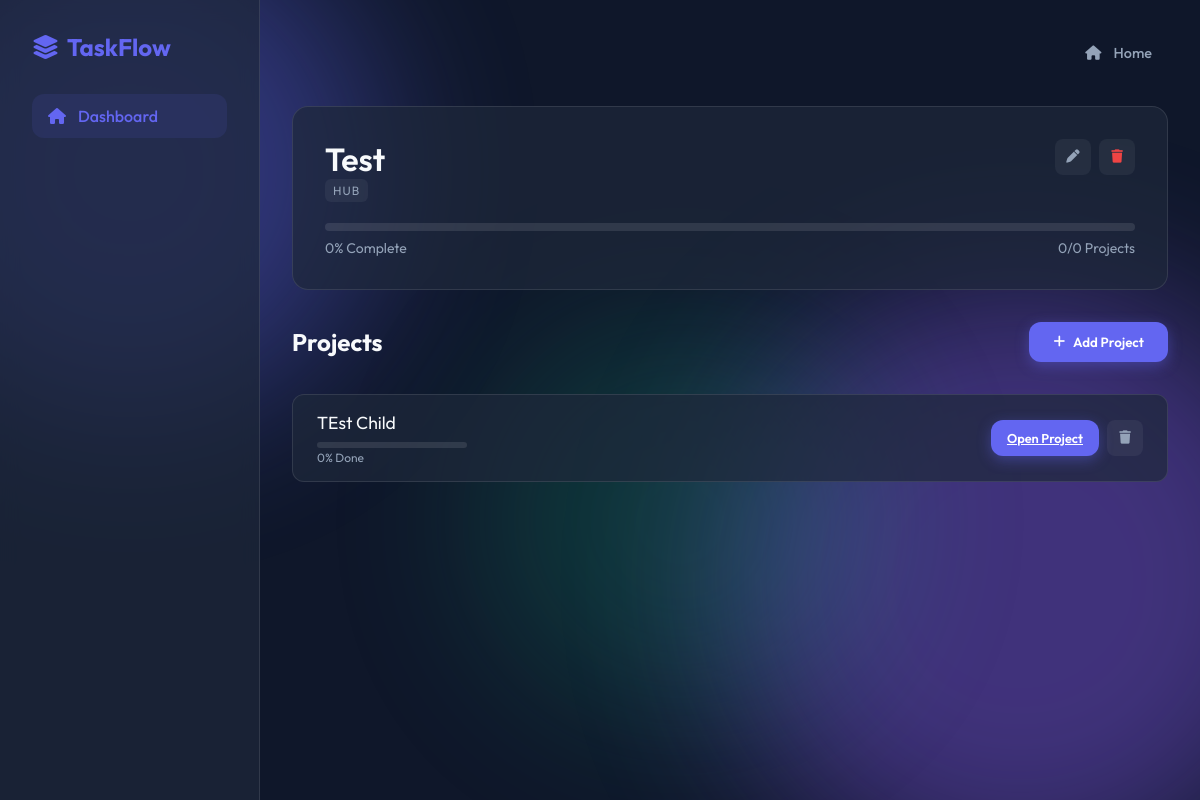
/list/5, run on the app's committed database.
### models.py (models this page shows, shortened)
class TodoList(db.Model):
    id = db.Column(db.Integer, primary_key=True)
    title = db.Column(db.String(100), nullable=False)
    type = db.Column(db.String(20), default='list') # 'hub' or 'list'
    created_at = db.Column(db.DateTime, default=datetime.utcnow)
    items = db.relationship('TodoItem', backref='list', lazy=True, cascade="all, delete-orphan", foreign_keys='TodoItem.list_id')
    def get_progress(self):
        total = len(self.items)
        if total == 0:
            return 0
        done = sum(1 for item in self.items if item.status == 'done')
        return int((done / total) * 100)

class TodoItem(db.Model):
    id = db.Column(db.Integer, primary_key=True)
    list_id = db.Column(db.Integer, db.ForeignKey('todo_list.id'), nullable=False)
    content = db.Column(db.String(200), nullable=False)
    description = db.Column(db.Text, nullable=True)
    notes = db.Column(db.Text, nullable=True)
    status = db.Column(db.String(20), default='not_started') # 'not_started', 'in_progress', 'done'
    linked_list_id = db.Column(db.Integer, db.ForeignKey('todo_list.id'), nullable=True)
    linked_list = db.relationship('TodoList', foreign_keys=[linked_list_id], post_update=True)

### app.py (the view)
@app.route('/list/<int:list_id>')
def list_view(list_id):
    todo_list = TodoList.query.get_or_404(list_id)
    parent_item = TodoItem.query.filter_by(linked_list_id=list_id).first()
    parent_list = parent_item.list if parent_item else None
    return render_template('list_view.html', todo_list=todo_list, parent_list=parent_list)

### templates/list_view.html (shortened to what this page needs)
{% extends 'base.html' %}
{% block content %}
<div class="nav-links" style="margin-bottom: 1rem; display: flex; align-items: center;">
    <a href="/" class="back-link" style="margin-left: auto;"><i class="fa-solid fa-house"></i> Home</a>
</div>
<div class="list-header">
    <div class="card-header">
        <div>
            <h1 id="list-title-display">{{ todo_list.title }}</h1>
            <span class="card-type">{{ todo_list.type }}</span>
        </div>
        <div class="task-actions">
            <button class="btn-icon" onclick="openEditListModal()"><i class="fa-solid fa-pen"></i></button>
            <button class="btn-icon" style="color: var(--danger-color);" onclick="deleteList({{ todo_list.id }})"><i
                    class="fa-solid fa-trash"></i></button>
        </div>
    </div>
    {% if todo_list.type == 'hub' %}
    <div class="progress-container" style="margin-top: 1.5rem;">
    </div>
    <div class="progress-text">
        <span id="progress-percent">0% Complete</span>
        <span id="progress-count">0/0 Projects</span>
    </div>
    {% endif %}
</div>
<div style="margin-bottom: 2rem; display: flex; justify-content: space-between; align-items: center;">
    <h2>{{ 'Projects' if todo_list.type == 'hub' else 'Tasks' }}</h2>
    <button class="btn btn-primary" onclick="openAddItemModal()">
        <i class="fa-solid fa-plus"></i> Add {{ 'Project' if todo_list.type == 'hub' else 'Task' }}
    </button>
</div>
<div class="task-list" id="items-container">
    {% for item in todo_list.items %}
    <div class="task-item {{ 'done' if item.status == 'done' else '' }}" id="item-{{ item.id }}">
        <div class="task-content">
            <div style="flex: 1;">
                <div class="task-text">{{ item.content }}</div>
                {% if todo_list.type == 'hub' and item.linked_list %}
                <div class="progress-container" style="height: 6px; margin-top: 0.5rem; width: 150px;">
                </div>
                <div style="font-size: 0.75rem; color: var(--text-muted); margin-top: 2px;">
                    {{ item.linked_list.get_progress() }}% Done
                </div>
                {% endif %}
            </div>
        </div>
        <div class="task-actions">
            {% if todo_list.type == 'hub' and item.linked_list_id %}
            <a href="/list/{{ item.linked_list_id }}" class="btn btn-primary"
                style="padding: 0.5rem 1rem; font-size: 0.8rem;">
                Open Project
            </a>
            {% endif %}
            <button class="btn-icon" onclick="deleteItem({{ item.id }})"><i class="fa-solid fa-trash"></i></button>
        </div>
    </div>
    {% endfor %}
</div>
{% endblock %}

### static/style.css (style rules this page uses)
:root { --bg-color: #0f172a; --text-color: #f8fafc; --text-muted: #94a3b8; --primary-color: #6366f1; --primary-hover: #4f46e5; --secondary-color: #1e293b; --accent-color: #8b5cf6; --success-color: #10b981; --warning-color: #f59e0b; --danger-color: #ef4444; --glass-bg: rgba(30, 41, 59, 0.7); --glass-border: rgba(255, 255, 255, 0.1); --card-radius: 16px; --transition: all 0.3s ease; }
* { margin: 0; padding: 0; box-sizing: border-box; font-family: 'Outfit', sans-serif; }
body { background-color: var(--bg-color); color: var(--text-color); min-height: 100vh; overflow-x: hidden; }
.nav-links { list-style: none; }
.nav-links a { display: flex; align-items: center; gap: 0.75rem; padding: 0.75rem 1rem; color: var(--text-muted); text-decoration: none; border-radius: 12px; transition: var(--transition); font-weight: 500; }
h1 { font-size: 2rem; font-weight: 600; }
.btn { padding: 0.75rem 1.5rem; border-radius: 12px; border: none; font-weight: 600; cursor: pointer; transition: var(--transition); display: inline-flex; align-items: center; gap: 0.5rem; }
.btn-primary { background: var(--primary-color); color: white; box-shadow: 0 4px 14px 0 rgba(99, 102, 241, 0.39); }
.card-header { display: flex; justify-content: space-between; align-items: flex-start; }
.card-type { font-size: 0.75rem; text-transform: uppercase; letter-spacing: 1px; padding: 0.25rem 0.5rem; border-radius: 6px; background: rgba(255, 255, 255, 0.05); color: var(--text-muted); }
.progress-container { width: 100%; height: 8px; background: rgba(255, 255, 255, 0.1); border-radius: 4px; overflow: hidden; margin-top: auto; }
.progress-text { font-size: 0.875rem; color: var(--text-muted); margin-top: 0.5rem; display: flex; justify-content: space-between; }
.list-header { margin-bottom: 2rem; background: var(--glass-bg); padding: 2rem; border-radius: var(--card-radius); border: 1px solid var(--glass-border); }
.back-link { color: var(--text-muted); text-decoration: none; display: inline-flex; align-items: center; gap: 0.5rem; margin-bottom: 1rem; font-size: 0.9rem; transition: var(--transition); }
.task-list { display: flex; flex-direction: column; gap: 1rem; }
.task-item { background: var(--glass-bg); border: 1px solid var(--glass-border); padding: 1rem 1.5rem; border-radius: 12px; display: flex; align-items: center; justify-content: space-between; transition: var(--transition); }
.task-content { display: flex; align-items: center; gap: 1rem; flex: 1; }
.task-text { font-size: 1.1rem; }
.task-actions { display: flex; gap: 0.5rem; }
.btn-icon { width: 36px; height: 36px; border-radius: 8px; border: none; background: rgba(255, 255, 255, 0.05); color: var(--text-muted); cursor: pointer; display: flex; align-items: center; justify-content: center; transition: var(--transition); }

### data on the page
TodoList: title "Test", type "HUB", type "Projects", type "Project"
TodoItem: content "TEst Child", linked_list.get_progress "0"
